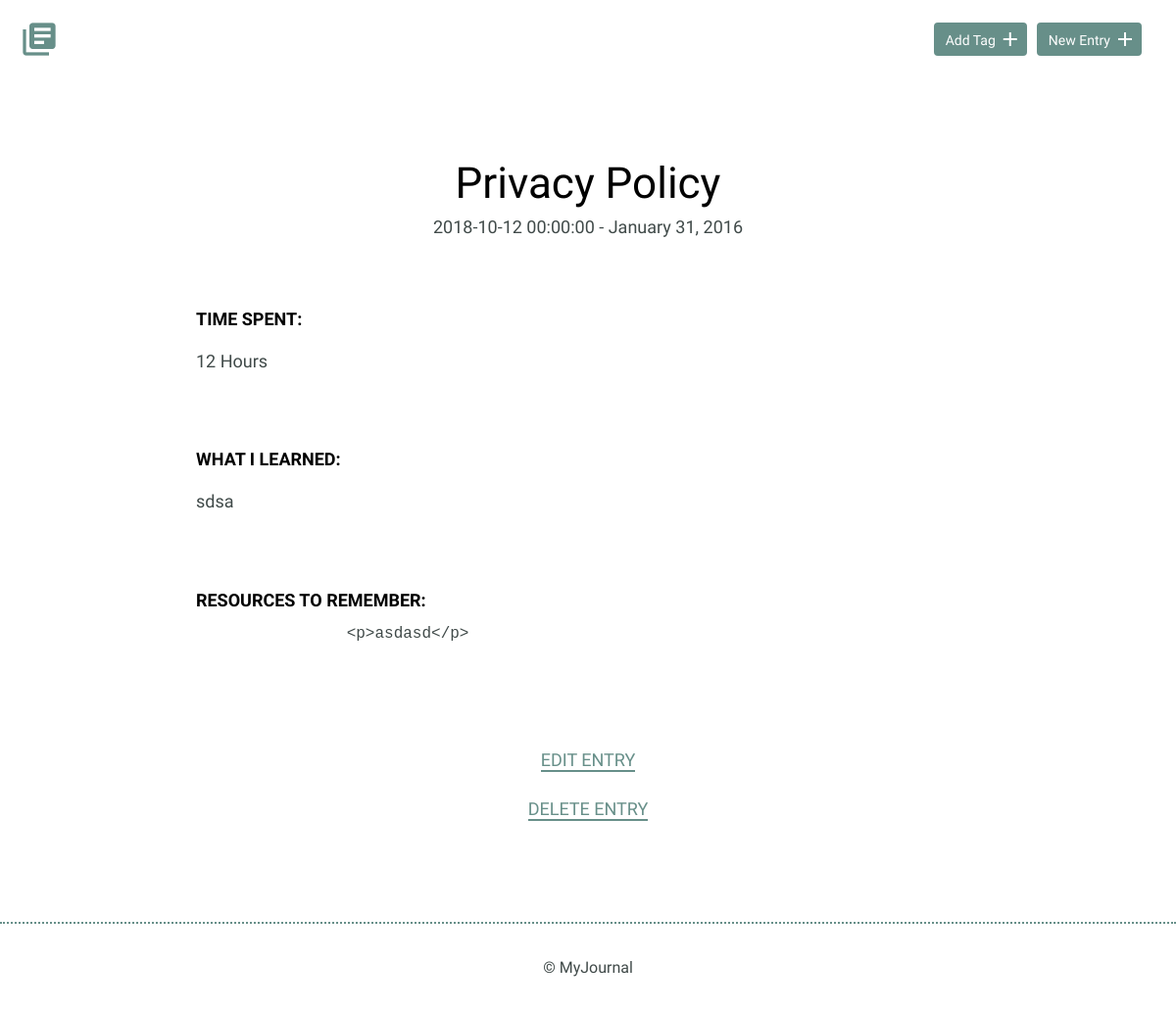
Page /entries/privacy-policy on the committed database.
### models.py (models this page shows)
class Journal(Model):
    user = ForeignKeyField(User, related_name='journals')
    tags = ManyToManyField(Tag, backref='tags')
    pub_date = DateTimeField(default=datetime.datetime.now)
    title = CharField(max_length=30)
    slug = CharField(max_length=50)
    date = DateTimeField()
    time_spent = IntegerField(min)
    learned = TextField()
    resources = TextField()
    class Meta:
        database = DATABASE
        order_by = ('-pub_date',)
    def __init__(self, *args, **kwargs):
        if not 'slug' in kwargs:
            kwargs['slug'] = slugify(kwargs.get('title', ''))
        super().__init__(*args, **kwargs)

### app.py (the view)
@app.route('/entries')
@app.route('/entries/<slug>')
def entries(slug=None):
    template = 'index.html'
    all_journals = models.Journal.select()
    context = all_journals
    if slug != None:
        context = models.Journal.select().where(models.Journal.slug==slug).get()
        template = 'detail.html'
    return render_template(template, context=context)

### app.py (called while the page is built)
@app.before_request
def before_request():
    g.db = models.DATABASE
    g.db.connect()
    g.user = current_user

@app.after_request
def after_request(response):
    g.db.close()
    return response

### templates/detail.html (shortened to what this page needs)
{% extends 'base.html' %}
{% from 'macros.html' import render_field %}
{% block content %}
<section>
    <div class="container">
        <div class="entry-list single">
            <article>
                <h1>{{ context.title }}</h1>
                <time datetime="2016-01-31">{{ context.date }} - January 31, 2016</time>
                <div class="entry">
                    <h3>Time Spent: </h3>
                    <p>{{ context.time_spent }} Hours</p>
                </div>
                <div class="entry">
                    <h3>What I Learned:</h3>
                    <p>{{ context.learned }}</p>
                </div>
                <div class="entry">
                    <h3>Resources to Remember:</h3>
                </div>
            </article>
        </div>
    </div>
    <div class="edit">
        <p><a href="{{ url_for('editentry', slug=context.slug) }}">Edit Entry</a></p>
        <p><a href="{{ url_for('deleteentry', slug=context.slug) }}">Delete Entry</a></p>
    </div>
</section>
{% endblock %}

### static/css/site.css (style rules this page uses)
body { font-size: 16px; color: #404a49; font-family: 'Cousine', serif; font-weight: 400; }
.container { margin: 0 auto; padding: 0 25px; }
h1, h2, h3 { margin: 0; font-weight: 400; line-height: 1em; color: #000; }
h1 { font-size: 44px; margin-bottom: 12px; }
h3 { font-size: 18px; font-family: 'Work Sans', serif; font-weight: 600; text-transform: uppercase; }
p { line-height: 1.8em; font-size: 18px; }
p a { border-bottom: 2px solid #678f89; padding: 0; color: #678f89; text-decoration: none; }
.entry-list, .edit-entry, .new-entry { max-width: 800px; margin: 0 auto; padding: 70px 0 150px 0; }
.entry-list article { margin-bottom: 70px; text-align: center; }
.entry-list article:last-child { margin-bottom: 0; }
.entry-list.single { padding-bottom: 70px; }
.entry-list.single time { font-size: 18px; }
.entry { max-width: 800px; margin: 75px auto 0 auto; text-align: left; }
.entry p { margin-bottom: 40px; }
.edit { padding-bottom: 80px; text-align: center; margin: 0 auto; }
.edit a { font-weight: 400; text-transform: uppercase; font-size: 18px; }

### rows in the picture
Journal: title "Privacy Policy", date "2018-10-12 00:00:00", time_spent "12", learned "sdsa", resources "<p>asdasd</p>"
